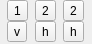
<?xml version="1.0" encoding="UTF-8"?>
<ui version="4.0">
 <class>Form</class>
 <widget class="QWidget" name="Form">
  <property name="geometry">
   <rect>
    <x>0</x>
    <y>0</y>
    <width>92</width>
    <height>44</height>
   </rect>
  </property>
  <property name="windowTitle">
   <string>Form</string>
  </property>
  <layout class="QGridLayout" name="gridLayout">
   <property name="leftMargin">
    <number>0</number>
   </property>
   <property name="topMargin">
    <number>0</number>
   </property>
   <property name="rightMargin">
    <number>0</number>
   </property>
   <property name="bottomMargin">
    <number>0</number>
   </property>
   <property name="spacing">
    <number>0</number>
   </property>
   <item row="1" column="1">
    <widget class="QToolButton" name="toolButton_preview_h">
     <property name="text">
      <string>h</string>
     </property>
    </widget>
   </item>
   <item row="0" column="0">
    <widget class="QToolButton" name="toolButton_preview_single">
     <property name="text">
      <string>1</string>
     </property>
    </widget>
   </item>
   <item row="1" column="0">
    <widget class="QToolButton" name="toolButton_preview_v">
     <property name="text">
      <string>v</string>
     </property>
    </widget>
   </item>
   <item row="0" column="1">
    <widget class="QToolButton" name="toolButton_preview_double">
     <property name="text">
      <string>2</string>
     </property>
    </widget>
   </item>
   <item row="0" column="2">
    <widget class="QToolButton" name="toolButton_preview_double_reverse">
     <property name="text">
      <string>2</string>
     </property>
    </widget>
   </item>
   <item row="1" column="2">
    <widget class="QToolButton" name="toolButton_preview_h_reverse">
     <property name="text">
      <string>h</string>
     </property>
    </widget>
   </item>
  </layout>
 </widget>
 <resources/>
 <connections/>
</ui>
